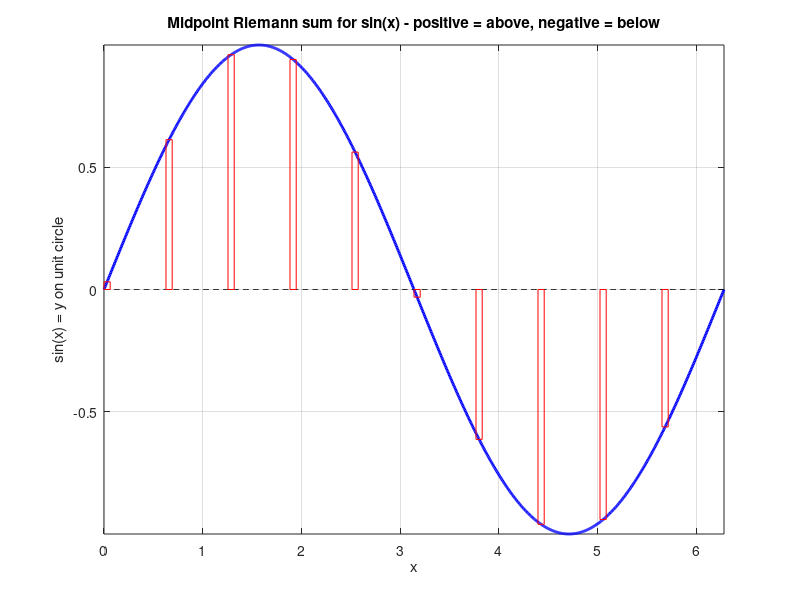
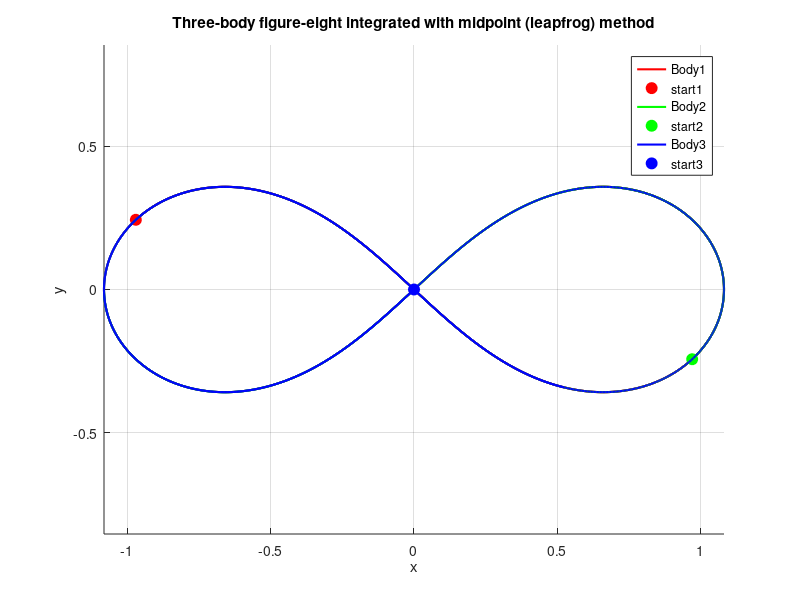

These charts were generated, in order, by the following MATLAB code:
% three_body_midpoint_demo.m
% GNU Octave demonstration
% Shows two linked ideas:
% 1) Midpoint Riemann sum for sin(x) - the "unit circle above and below"
% 2) Using the same midpoint idea to integrate Newton's three-body equations
%
% Run in Octave: three_body_midpoint_demo

function three_body_midpoint_demo()
  printf('Part 1: Midpoint Riemann sum for sin(x) from 0 to 2*pi\n');
  demo_sine_midpoint();

  printf('\nPart 2: Three-body problem integrated with leapfrog (midpoint) method\n');
  demo_three_body();
endfunction

function demo_sine_midpoint()
  % Exact integral of sin is zero over full period, 2 over half period
  a = 0; b = 2*pi;
  n = 100;
  dx = (b-a)/n;
  mids = a + dx/2 : dx : b - dx/2;
  heights = sin(mids); % sin = y-coordinate on unit circle
  M = sum(heights)*dx;

  printf('  n = %d, midpoint sum = %.8f (exact 0)\n', n, M);

  % Plot to visualize "above and below"
  figure(1); clf;
  x = linspace(a,b,1000);
  plot(x, sin(x), 'b', 'linewidth', 2); hold on;
  plot(x, zeros(size(x)), 'k--');
  % draw a few midpoint rectangles
  for i = 1:10:n
    xm = mids(i);
    ym = heights(i);
    rectangle('Position',[xm-dx/2, 0, dx, ym], 'EdgeColor','r', 'FaceAlpha',0.1);
  endfor
  title('Midpoint Riemann sum for sin(x) - positive = above, negative = below');
  xlabel('x'); ylabel('sin(x) = y on unit circle');
  axis tight; grid on;
endfunction

function demo_three_body()
  % Simple planar Newtonian three-body, equal masses, G=1
  % Uses leapfrog integrator, which is a midpoint method:
  %   v_{n+1/2} = v_n + a_n*dt/2
  %   r_{n+1}   = r_n + v_{n+1/2}*dt
  % This is exactly "take the slope at the middle of the interval"

  G = 1.0;
  m = [1.0, 1.0, 1.0];

  % Figure-eight initial conditions (Chenciner-Montgomery)
  r = zeros(3,2);
  v = zeros(3,2);
  r(1,:) = [-0.97000436,  0.24308753];
  r(2,:) = [ 0.97000436, -0.24308753];
  r(3,:) = [ 0, 0];
  v(1,:) = [ 0.466203685,  0.43236573];
  v(2,:) = [ 0.466203685,  0.43236573];
  v(3,:) = [-0.93240737,  -0.86473146];

  dt = 0.005;
  tmax = 10;
  steps = floor(tmax/dt);

  % storage for plotting
  traj = zeros(steps+1, 3, 2);
  traj(1,:,:) = r;

  % initial half-step velocity
  a = accelerations(r, m, G);
  v_half = v + 0.5*dt*a;

  for k = 1:steps
    % midpoint position update
    r = r + dt*v_half;
    % new acceleration at midpoint-evolved position
    a = accelerations(r, m, G);
    % midpoint velocity update
    v_half = v_half + dt*a;
    traj(k+1,:,:) = r;
  endfor

  figure(2); clf; hold on;
  colors = ['r','g','b'];
  for i = 1:3
    xi = squeeze(traj(:,i,1));
    yi = squeeze(traj(:,i,2));
    plot(xi, yi, colors(i), 'linewidth', 1.5);
    plot(xi(1), yi(1), [colors(i) 'o'], 'markersize',8, 'markerfacecolor',colors(i));
  endfor
  title('Three-body figure-eight integrated with midpoint (leapfrog) method');
  xlabel('x'); ylabel('y');
  axis equal; grid on;
  legend('Body1','start1','Body2','start2','Body3','start3','location','best');
  printf('  Simulation complete: %d steps, dt=%.4f\n', steps, dt);
  printf('  Energy drift is small because leapfrog is symplectic (midpoint-based).\n');
endfunction

function a = accelerations(r, m, G)
  % Newtonian gravity: a_i = sum_{j!=i} G m_j (r_j - r_i)/|r_j - r_i|^3
  n = size(r,1);
  a = zeros(n,2);
  for i = 1:n
    ai = [0,0];
    for j = 1:n
      if j==i, continue; endif
      dr = r(j,:) - r(i,:);
      dist3 = (sqrt(sum(dr.^2)))^3 + 1e-10; % avoid singularity
      ai = ai + G*m(j)*dr/dist3;
    endfor
    a(i,:) = ai;
  endfor
endfunction

% auto-run if file is executed directly
if (nargin == 0 && nargout == 0 && strcmp(mfilename, 'three_body_midpoint_demo'))
  three_body_midpoint_demo();
endif
